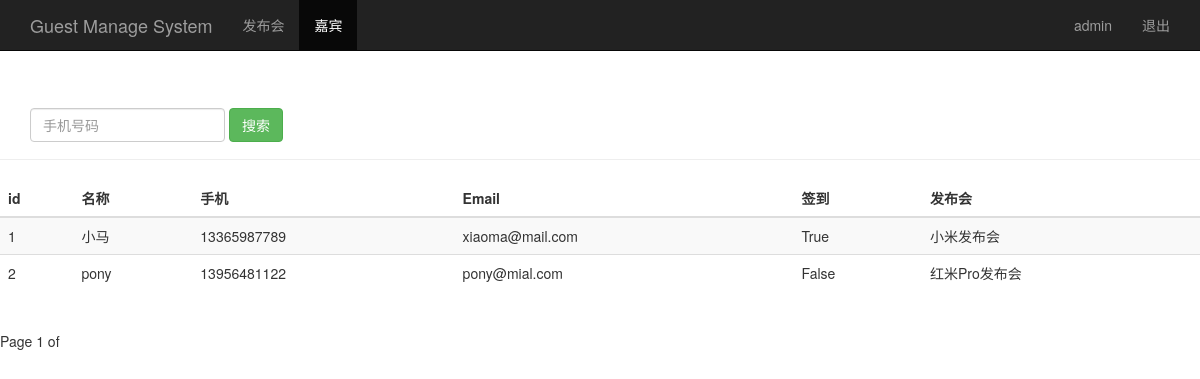
The page /guest_manage/ (signed in) on the database its author committed.
### sign/models.py (models this page shows, shortened)
class Guest(models.Model):
    event = models.ForeignKey(Event, on_delete=models.CASCADE,)            # 关联发布会id
    realname = models.CharField(max_length=64)  # 姓名
    phone = models.CharField(max_length=16)     # 手机号
    email = models.EmailField()                 # 邮箱
    sign = models.BooleanField()                # 签到状态
    create_time = models.DateTimeField(auto_now=True)  # 创建时间
    class Meta:
        unique_together = ("event", "phone")

class Event(models.Model):
    name = models.CharField(max_length=100)  # 发布会标题
    limit = models.IntegerField()            # 参加人数
    status = models.BooleanField()           # 状态
    address = models.CharField(max_length=200)          # 地址
    start_time = models.DateTimeField('events time')    # 发布时间
    create_time = models.DateTimeField(auto_now=True)   # 创建时间（自动获取当前时间）
    def __str__(self):
        return self.name

### sign/views.py (the view)
# urls.py: path('guest_manage/', views.guest_manage),
@login_required
def guest_manage(request):
    guest_list = Guest.objects.all()
    username = request.session.get('user', '')  # 读取浏览器session
    paginator = Paginator(guest_list, 2)
    page = request.GET.get('page')
    try:
        contacts = paginator.page(page)
    except PageNotAnInteger:
        contacts = paginator.page(1)
    except EmptyPage:
        contacts = paginator.page(paginator.num_pages)
    return render(request, 'guest_manage.html', {"user": username,
                                                 "guests": contacts})

### sign/templates/guest_manage.html (shortened to what this page needs)
<!DOCTYPE html>
<html lang="zh-CN">
<head>
    {% load bootstrap3 %}
    {% bootstrap_css %}
</head>
<body role="document">
 <nav class="navbar navbar-inverse navbar-fixed-top">
    <div class="container">
        <div class="navbar-header">
            <a class="navbar-brand" href="/event_manage">Guest Manage System</a>
        </div>
        <div id="navbar" class="collapse navbar-collapse">
          <ul class="nav navbar-nav">
            <li><a href="/event_manage/">发布会</a></li>
            <li class="active"><a href="#">嘉宾</a></li>
          </ul>
          <ul class="nav navbar-nav navbar-right">
            <li><a href="#">{{user}}</a></li>
            <li><a href="/logout/">退出</a></li>
          </ul>
        </div>
    </div>
 </nav>
 <div class="page-header" style="padding-top:60px;">
     <div id="navbar" class="navbar-collapse collapse">
         <form class="navbar-form" method="get" action="/search_phone/">
             <div class="form-group">
                 <input name="phone" type="text" placeholder="手机号码" class="form-control">
             </div>
             <button type="submit" class="btn btn-success">搜索</button>
         </form>
     </div>
 </div>
 <div class="row">
    <div class="col-md-12">
        <table class="table table-striped">
            <thead>
            <tr>
                <th>id</th>
                <th>名称</th>
                <th>手机</th>
                <th>Email</th>
                <th>签到</th>
                <th>发布会</th>
            </tr>
            </thead>
            <tbody>
            {% for guest in guests %}
              <tr>
                  <td>{{ guest.id}}</td>
                  <td>{{ guest.realname}}</td>
                  <td>{{ guest.phone}}</td>
                  <td>{{ guest.email}}</td>
                  <td>{{ guest.sign}}</td>
                  <td>{{ guest.event}}</td>
              </tr>
            {% endfor %}
            </tbody>
        </table>
    </div>
 </div>
<div class="pagination">
    <span class="step-links">
          <span class="current">
            Page {{ guests.number }} of {{ guests.paginator.num_page }}
          </span>
    </span>
</div>
</body>
</html>

### rows shown on the page
Guest: id "1", realname "小马", phone "13365987789", email "xiaoma@mail.com", sign "True", event "小米发布会"
Guest: id "2", realname "pony", phone "13956481122", email "pony@mial.com", sign "False", event "红米Pro发布会"

### other values the page prints
{{ user }} "admin"
{{ guests.number }} "1"
